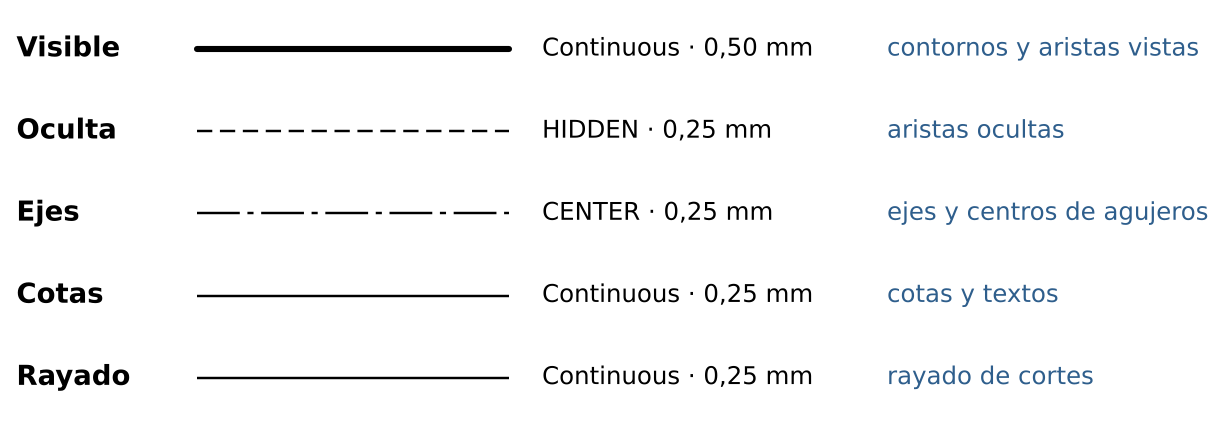
#> input picture apuntes_oficiales/fuentes_modulo2/figuras/m2_base_01_capas.png, 1232 x 427 px
$ python -i 03_normalizar.py   (imports and definitions only)
#> lines starting #> are read from the running program, lines starting #| are printed output that depends on the picture; after the words box and inside, x2 and y2 are one past the last pixel; in counts of white or black regions, pixels touching at a corner belong together
### 5_Herramientas/corrector/contexto.py
# -*- coding: utf-8 -*-
"""
Contexto de trabajo del corrector.

Esta es una UNICA copia de los scripts, compartida por todas las secciones y
actividades. Lo que cambia entre una y otra (la nomina, el zip de Moodle, la
carpeta de salida) no esta escrito en el codigo: se indica al correr.

    python 01_extraer.py --carpeta "..\\4_Correcciones\\Seccion 4\\Actividad 1"

Si no se indica --carpeta, se usa la que este en el archivo `carpeta_actual.txt`
de esta misma carpeta, y si tampoco existe, la de la variable de entorno
PCI1119_CARPETA. Asi se puede fijar una vez y no repetirla en cada comando.

Estructura que se espera de la carpeta de trabajo:

    <Seccion N>/
        Nomina_*.xlsx                  <- nomina oficial de la seccion
        <Actividad X>/                 <- la carpeta de trabajo
            gradebook_*.zip            <- descarga de Moodle
            salida/                    <- lo que generan los scripts

La pauta procesada es comun a todas las secciones y vive en
5_Herramientas/pauta_actividad1/procesada.
"""

import argparse
import glob
import os
import re
import sys

CORRECTOR = os.path.dirname(os.path.abspath(__file__))
HERRAMIENTAS = os.path.dirname(CORRECTOR)
FIJADA = os.path.join(CORRECTOR, "carpeta_actual.txt")

# Pauta compartida: no se duplica por seccion
CARPETA_PAUTA = os.path.join(HERRAMIENTAS, "pauta_actividad1", "procesada")
PAUTA_IMAGENES = os.path.join(HERRAMIENTAS, "pauta_actividad1")


class FaltaArchivo(Exception):
    pass


def _leer_fijada():
    if os.path.exists(FIJADA):
        with open(FIJADA, "r", encoding="utf-8") as f:
            v = f.read().strip()
            if v:
                return v
    return None


def _resolver_raiz():
    """Carpeta de trabajo: --carpeta, carpeta_actual.txt, o PCI1119_CARPETA."""
    ap = argparse.ArgumentParser(add_help=False)
    ap.add_argument("--carpeta")
    conocidos, _ = ap.parse_known_args(sys.argv[1:])
    ruta = conocidos.carpeta or _leer_fijada() or os.environ.get("PCI1119_CARPETA")
    if not ruta:
        raise FaltaArchivo(
            "No se indico sobre que carpeta trabajar.\n\n"
            "Usa una de estas tres formas:\n"
            "  1) python <script>.py --carpeta \"<ruta de la actividad>\"\n"
            "  2) python fijar_carpeta.py \"<ruta de la actividad>\"   (queda fija)\n"
            "  3) definir la variable de entorno PCI1119_CARPETA\n\n"
            "Ejemplo de ruta:\n"
            "  ..\\4_Correcciones\\Seccion 4\\Actividad 1")
    ruta = os.path.abspath(os.path.expanduser(ruta))
    if not os.path.isdir(ruta):
        raise FaltaArchivo("La carpeta indicada no existe:\n  %s" % ruta)
    return ruta


RAIZ = None
SECCION_DIR = None


def _asegurar():
    global RAIZ, SECCION_DIR
    if RAIZ is None:
        RAIZ = _resolver_raiz()
        SECCION_DIR = os.path.dirname(RAIZ)
    return RAIZ


def raiz():
    return _asegurar()


def seccion_dir():
    _asegurar()
    return SECCION_DIR


# [9 lines left out: function _uno, not called in this run]


def ruta_nomina():
    _asegurar()
    return _uno("Nomina_*.xlsx", SECCION_DIR, "la nomina de la seccion")


def ruta_zip():
    return _uno("gradebook_*.zip", _asegurar(), "el zip de Moodle")


# [10 lines left out: function codigo_seccion, not called in this run]


def numero_seccion():
    m = re.search(r"-(\d+)$", codigo_seccion())
    return m.group(1) if m else "?"


# [22 lines left out: functions semestre, actividad, encabezado, not called in this run]


def nombre_salida(plantilla):
    return plantilla % codigo_seccion()


# [5 lines left out: function hoja_nomina, not called in this run]


# [18 lines that do not run on import are left out]

### 5_Herramientas/corrector/03_normalizar.py
#!/usr/bin/env python3
"""
E3 - Normalizacion de entregas.

Extrae las imagenes candidatas de cada entrega (jpg/pdf/docx), las recorta
al area util (las 4 piezas), determina a cual de las 5 laminas corresponde
cada candidata (por nombre de archivo y/o por geometria del trazo) y deja
todo listo en salida/entregas/<usuario>/norm/ segun el CONTRATO.

Uso: python3 03_normalizar.py [usuario1 usuario2 ...]
Si no se pasan usuarios, procesa todos los que existan en salida/entregas/.
"""
import sys
import os
import re
import json
import glob
import shutil
import zipfile
import subprocess
import unicodedata
from pathlib import Path

import cv2
import numpy as np
import pandas as pd
from PIL import Image

# Los scripts viven en una sola copia compartida: contexto.py dice sobre
# que seccion y actividad se esta trabajando.
import os as _os
import sys as _sys
_sys.path.insert(0, _os.path.dirname(_os.path.abspath(__file__)))
import contexto

try:
    import pypdf
except ImportError:
    pypdf = None

# [1 line that did not run here, left out]
# [1 line that did not run here, left out]
# [1 line that did not run here, left out]
PAUTA = Path(contexto.CARPETA_PAUTA)   # pauta compartida por todas las secciones
# [1 line that did not run here, left out]

BG_RGB = (243, 240, 231)   # fondo beige del panel del applet (R,G,B)
BG_BGR = (BG_RGB[2], BG_RGB[1], BG_RGB[0])

N_LAMINAS = 5
REF_ASPECT = 1.335          # ancho/alto tipico del area de las 4 piezas
MAX_LADO_PROC = 2000        # redimensionar candidatas pesadas antes de procesar
MIN_DIM_UTIL_EMBEBIDA = 300  # lado mayor minimo para considerar util una imagen embebida
ASPECT_MIN_EMBEBIDA = 1.10
ASPECT_MAX_EMBEBIDA = 2.30

SCORE_ELEGIBLE = 0.35
SCORE_DUDOSO_MIN = 0.45
SCORE_DUDOSO_MARGEN = 0.08

# --------------------------------------------------------------------------
# utilidades generales
# --------------------------------------------------------------------------

def log(msg):
    print(msg, flush=True)


def quitar_tildes(s):
    return "".join(c for c in unicodedata.normalize("NFKD", s) if not unicodedata.combining(c))


# [45 lines left out: functions cargar_mapeo, listar_archivos_entrega, guess_lamina_from_name, not called in this run]


def redimensionar_max(img, max_lado=MAX_LADO_PROC):
    h, w = img.shape[:2]
    lado = max(h, w)
    if lado <= max_lado:
        return img, 1.0
    esc = max_lado / lado
    nuevo = cv2.resize(img, (int(round(w * esc)), int(round(h * esc))), interpolation=cv2.INTER_AREA)
    return nuevo, esc


# [139 lines left out: functions cargar_bgr, guardar_png, extraer_candidatas_pdf, extraer_candidatas_docx, extraer_candidatas, not called in this run]


# --------------------------------------------------------------------------
# b) recorte al area util
# --------------------------------------------------------------------------

def mascara_fondo(hsv, tolerancia="normal"):
    s = hsv[:, :, 1].astype(np.int16)
    v = hsv[:, :, 2].astype(np.int16)
    if tolerancia == "estricta":
        return (s < 25) & (v > 195)
    elif tolerancia == "amplia":
        return (s < 45) & (v > 165)
    else:  # muy amplia, para fotos
        return (s < 70) & (v > 120)


def _merge_boxes(boxes, gap):
    """Fusiona cajas (x,y,w,h) que se solapan o estan a menos de gap de distancia."""
    rects = [list(b) for b in boxes]
    cambiado = True
    while cambiado:
        cambiado = False
        out = []
        usados = [False] * len(rects)
        for i in range(len(rects)):
            if usados[i]:
                continue
            x0, y0, w0, h0 = rects[i]
            x1e, y1e = x0 + w0, y0 + h0
            for j in range(i + 1, len(rects)):
                if usados[j]:
                    continue
                xa, ya, wa, ha = rects[j]
                x1a, y1a = xa + wa, ya + ha
                # expandir por gap y ver si se solapan
                if (x0 - gap < x1a and x1e + gap > xa and
                        y0 - gap < y1a and y1e + gap > ya):
                    nx0, ny0 = min(x0, xa), min(y0, ya)
                    nx1, ny1 = max(x1e, x1a), max(y1e, y1a)
                    x0, y0, x1e, y1e = nx0, ny0, nx1, ny1
                    usados[j] = True
                    cambiado = True
            out.append([x0, y0, x1e - x0, y1e - y0])
            usados[i] = True
        rects = out
    return [tuple(r) for r in rects]


def detectar_clusters_contenido(img_bgr):
    """Devuelve lista de bboxes (x,y,w,h) de clusters de 'tinta' (no-fondo)."""
    h, w = img_bgr.shape[:2]
    hsv = cv2.cvtColor(img_bgr, cv2.COLOR_BGR2HSV)

    # se usa siempre la tolerancia mas amplia como base: el fondo beige/blanco
    # tiene baja saturacion y alta luminosidad sea cual sea la iluminacion, mientras
    # que el trazo (lineas negras) y los colores del codigo son claramente distintos
    # (alta saturacion o muy oscuros), asi que no hace falta variar el umbral segun
    # una fraccion de pixeles "razonable": eso fallaba con fondos con ruido jpeg
    # donde una tolerancia estricta marcaba erroneamente medio fondo como tinta.
    bg = mascara_fondo(hsv, "muy amplia")
    ink = (~bg).astype(np.uint8) * 255
    frac = ink.mean() / 255.0
    if not (0.003 < frac < 0.9):
        # caso raro: reintentar con tolerancias mas estrictas como red de seguridad
        for tol in ("amplia", "estricta"):
            bg2 = mascara_fondo(hsv, tol)
            ink2 = (~bg2).astype(np.uint8) * 255
            frac2 = ink2.mean() / 255.0
            if 0.003 < frac2 < 0.9:
                bg, ink, frac = bg2, ink2, frac2
                break

    kernel_sz = max(3, int(round(min(h, w) * 0.012)))
    kernel = cv2.getStructuringElement(cv2.MORPH_RECT, (kernel_sz, kernel_sz))
    ink_d = cv2.morphologyEx(ink, cv2.MORPH_CLOSE, kernel)
    ink_d = cv2.dilate(ink_d, kernel, iterations=1)

    n, labels, stats, _ = cv2.connectedComponentsWithStats(ink_d, connectivity=8)
    area_total = h * w
    cajas = []
    for i in range(1, n):
        x, y, ww, hh, area = stats[i]
        if ww * hh < 0.004 * area_total:
            continue
        # descartar componentes pegados a los 4 bordes simultaneamente (ruido de fondo)
        cajas.append((x, y, ww, hh))
    if not cajas:
        return [], ink

    gap = int(round(0.06 * max(h, w)))
    clusters = _merge_boxes(cajas, gap)
    # quedarse solo con clusters de tamano razonable
    clusters = [c for c in clusters if c[2] * c[3] >= 0.01 * area_total]
    clusters.sort(key=lambda c: c[2] * c[3], reverse=True)
    return clusters, ink


def dividir_si_apilado(cluster, ink_mask):
    """Si un cluster es mucho mas alto que ancho, asume laminas apiladas verticalmente
    y lo separa en N bandas horizontales de altura similar."""
    x, y, w, h = cluster
    aspecto = w / h
    if aspecto >= 0.85:
        return [cluster]
    alto_estim = w / REF_ASPECT
    n_est = max(1, int(round(h / alto_estim)))
    if n_est <= 1:
        return [cluster]
    bandas = []
    paso = h / n_est
    for k in range(n_est):
        y0 = int(round(y + k * paso))
        y1 = int(round(y + (k + 1) * paso))
        sub = ink_mask[y0:y1, x:x + w]
        ys, xs = np.where(sub > 0)
        if len(xs) < 20:
            continue
        bx0, bx1 = xs.min() + x, xs.max() + x
        by0, by1 = ys.min() + y0, ys.max() + y0
        bandas.append((bx0, by0, bx1 - bx0, by1 - by0))
    return bandas if bandas else [cluster]


def recortar_panel_derecho(bbox, ink_mask):
    """Si el bbox es mucho mas ancho de lo esperado, corta el panel derecho
    (leyenda + pieza modelo) buscando la columna vacia mas ancha."""
    x, y, w, h = bbox
    if w / h <= REF_ASPECT * 1.25:
        return bbox
    sub = ink_mask[y:y + h, x:x + w]
    dens_col = sub.mean(axis=0) / 255.0
    vacio = dens_col < 0.015
    # buscar corridas de columnas vacias
    mejor_ini, mejor_fin, mejor_len = None, None, 0
    i = 0
    while i < len(vacio):
        if vacio[i]:
            j = i
            while j < len(vacio) and vacio[j]:
                j += 1
            if (j - i) > mejor_len:
                mejor_len = j - i
                mejor_ini, mejor_fin = i, j
            i = j
        else:
            i += 1
    ancho_min_pieza = int(0.35 * w)
    if mejor_ini is not None and mejor_len >= 3 and mejor_ini > ancho_min_pieza:
        corte = (mejor_ini + mejor_fin) // 2
        sub_izq = sub[:, :corte]
        ys, xs = np.where(sub_izq > 0)
        if len(xs) > 20:
            nx0, nx1 = xs.min(), xs.max()
            ny0, ny1 = ys.min(), ys.max()
            return (x + nx0, y + ny0, nx1 - nx0, ny1 - ny0)
    # fallback: recortar proporcionalmente al aspecto esperado
    nuevo_w = int(round(h * REF_ASPECT))
    return (x, y, min(nuevo_w, w), h)


def recortar_candidata(img_bgr):
    """Devuelve una lista de imagenes BGR recortadas (una por lamina detectada
    dentro de la candidata) mas su bbox en la imagen original (para debug)."""
    img_bgr, _esc = redimensionar_max(img_bgr)
    clusters, ink = detectar_clusters_contenido(img_bgr)
    if not clusters:
        return []
    resultados = []
    # solo consideramos clusters grandes (>=25% del cluster mas grande) para evitar ruido
    area_max = clusters[0][2] * clusters[0][3]
    for c in clusters:
        if c[2] * c[3] < 0.25 * area_max:
            continue
        for banda in dividir_si_apilado(c, ink):
            bbox = recortar_panel_derecho(banda, ink)
            x, y, w, h = bbox
            if w < 40 or h < 40:
                continue
            pad_x = int(round(0.01 * w))
            pad_y = int(round(0.01 * h))
            x0 = max(0, x - pad_x)
            y0 = max(0, y - pad_y)
            x1 = min(img_bgr.shape[1], x + w + pad_x)
            y1 = min(img_bgr.shape[0], y + h + pad_y)
            recorte = img_bgr[y0:y1, x0:x1].copy()
            resultados.append(recorte)
    return resultados


# [359 lines left out: functions redimensionar_con_pad, mascara_lineas, cargar_refs, comparar_con_ref, calcular_scores_geom, combinar_con_pista and 3 more, not called in this run]


# [2 lines not run here, left out]

>>> import cv2
>>> picture = cv2.cvtColor(cv2.imread('../../apuntes_oficiales/fuentes_modulo2/figuras/m2_base_01_capas.png'), cv2.COLOR_BGR2RGB)
>>> result = recortar_candidata(picture)
#> in mascara_fondo, `s = hsv[:, :, 1].astype(np.int16)`:
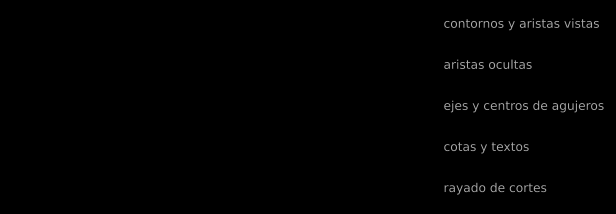
#> s: shape (427, 1232) int16 (shown at 1/2 size); min 0, max 171, mean 1.6
#> in mascara_fondo, `v = hsv[:, :, 2].astype(np.int16)`:
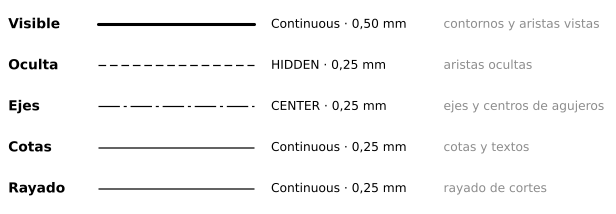
#> v: shape (427, 1232) int16 (shown at 1/2 size); min 0, max 255, mean 246.6
#> in mascara_fondo, `return (s < 70) & (v > 120)`:
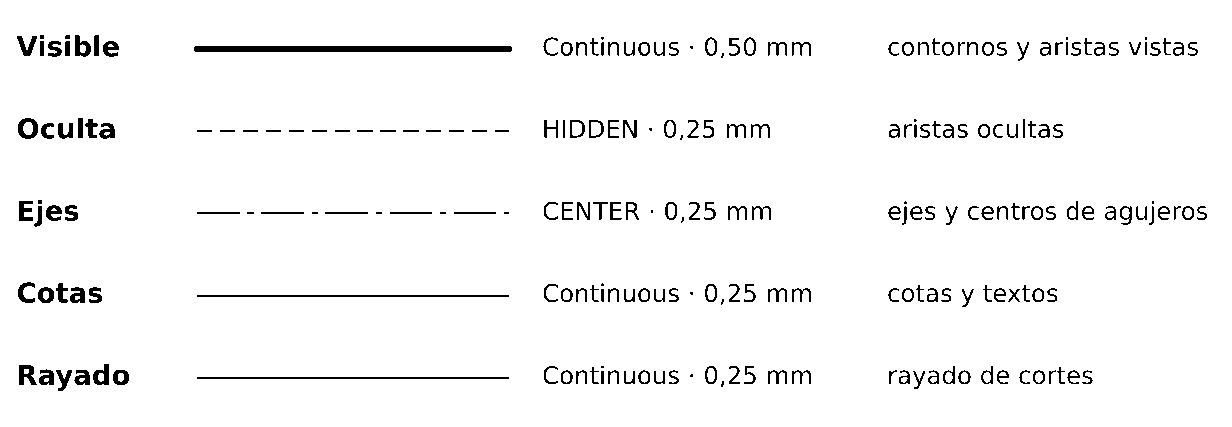
#> returned value: shape (427, 1232) bool; 96.3% white; 228 black regions (26 under 20 px), largest, box (x1, y1, x2, y2) and area: (194, 46, 512, 52) 1904, (197, 295, 509, 297) 624, (197, 377, 509, 379) 624
#> in detectar_clusters_contenido, `frac = ink.mean() / 255.0`: frac = 0.0368
#> in detectar_clusters_contenido, `ink_d = cv2.morphologyEx(ink, cv2.MORPH_CLOSE, kernel)`:
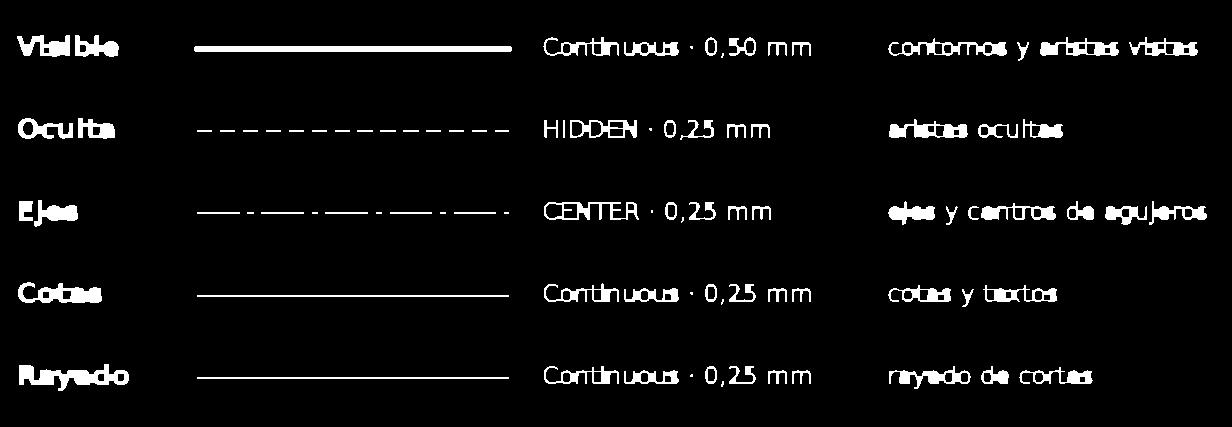
#> ink_d: shape (427, 1232); 4.8% white; 94 white regions (14 under 20 px), largest, box (x1, y1, x2, y2) and area: (194, 46, 512, 52) 1904, (19, 364, 129, 391) 1378, (18, 282, 102, 303) 990
#> in detectar_clusters_contenido, `ink_d = cv2.dilate(ink_d, kernel, iterations=1)`:
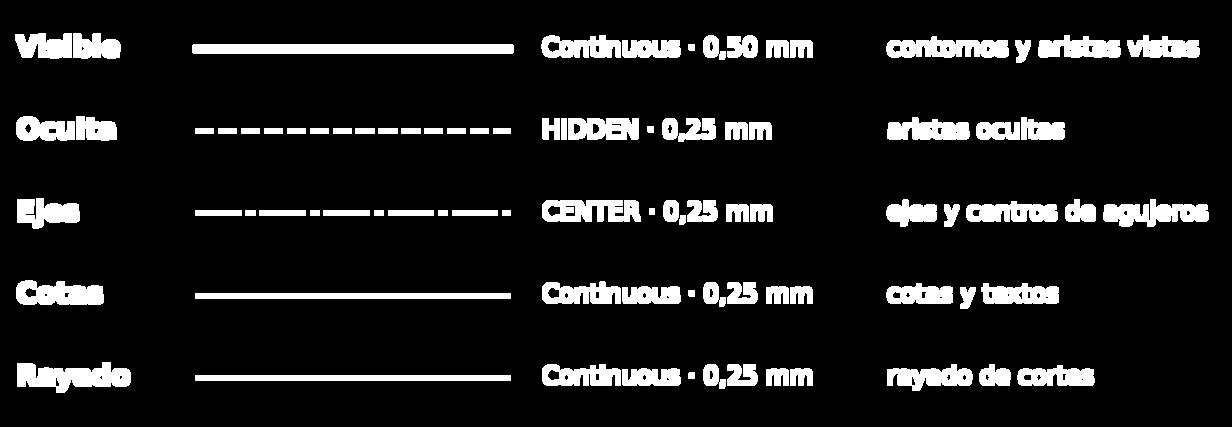
#> ink_d: shape (427, 1232); 10.8% white; 87 white regions, largest, box (x1, y1, x2, y2) and area: (192, 44, 514, 54) 3216, (17, 362, 131, 393) 2254, (886, 36, 1009, 58) 1907
#> in detectar_clusters_contenido, `n, labels, stats, _ = cv2.connectedComponentsWithStats(ink_d, connecti..`:
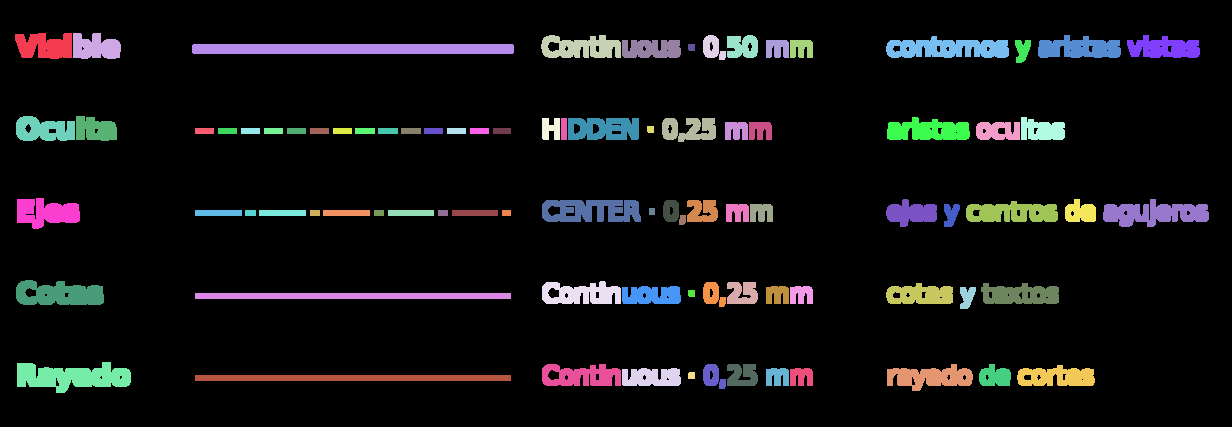
#> labels: shape (427, 1232) int32; 88 distinct labels, from 0 to 87; one colour per label, 0 black
#> in detectar_clusters_contenido, `n, labels, stats, _ = cv2.connectedComponentsWithStats(ink_d, connecti..`: n = 88; stats = 88 rows, first 6: [0, 0, 1232, 427, 469170], [15, 33, 57, 26, 1158], [73, 33, 48, 26, 985], [541, 35, 80, 23, 1327], [703, 35, 23, 25, 365], [727, 35, 31, 23, 591]
#> the loop in detectar_clusters_contenido, `for i in range(1, n):` made 87 passes
#> (x, y, ww, hh, area) on passes 1 to 8: (15, 33, 57, 26, 1158), (73, 33, 48, 26, 985), (541, 35, 80, 23, 1327), (703, 35, 23, 25, 365), (727, 35, 31, 23, 591), (1038, 35, 83, 23, 1395), (1127, 35, 73, 23, 1211), (886, 36, 123, 22, 1907)
#> after the loop in detectar_clusters_contenido, `for i in range(1, n):`: cajas = [(886, 36, 123, 22), (192, 44, 322, 10), (1103, 199, 106, 28), (542, 200, 99, 22), (16, 280, 88, 25), (17, 362, 114, 31), (887, 364, 86, 27)]
#> in _merge_boxes, `rects = [list(b) for b in boxes]`: rects = [[886, 36, 123, 22], [192, 44, 322, 10], [1103, 199, 106, 28], [542, 200, 99, 22], [16, 280, 88, 25], [17, 362, 114, 31], [887, 364, 86, 27]]
#> the loop in _merge_boxes, `while cambiado:` made 2 passes
#> in detectar_clusters_contenido, `clusters = _merge_boxes(cajas, gap)`: clusters = [(886, 36, 123, 22), (192, 44, 322, 10), (1103, 199, 106, 28), (542, 200, 99, 22), (16, 280, 115, 113), (887, 364, 86, 27)]
#> in detectar_clusters_contenido, `clusters = [c for c in clusters if c[2] * c[3] >= 0.01 * area_total]`: clusters = [(16, 280, 115, 113)]
#> in recortar_candidata, `area_max = clusters[0][2] * clusters[0][3]`: area_max = 12995
#> the loop in recortar_candidata, `for c in clusters:` made 1 pass
#> after the loop in recortar_candidata, `for c in clusters:`: resultados = 1 item
#> result = 1 item
